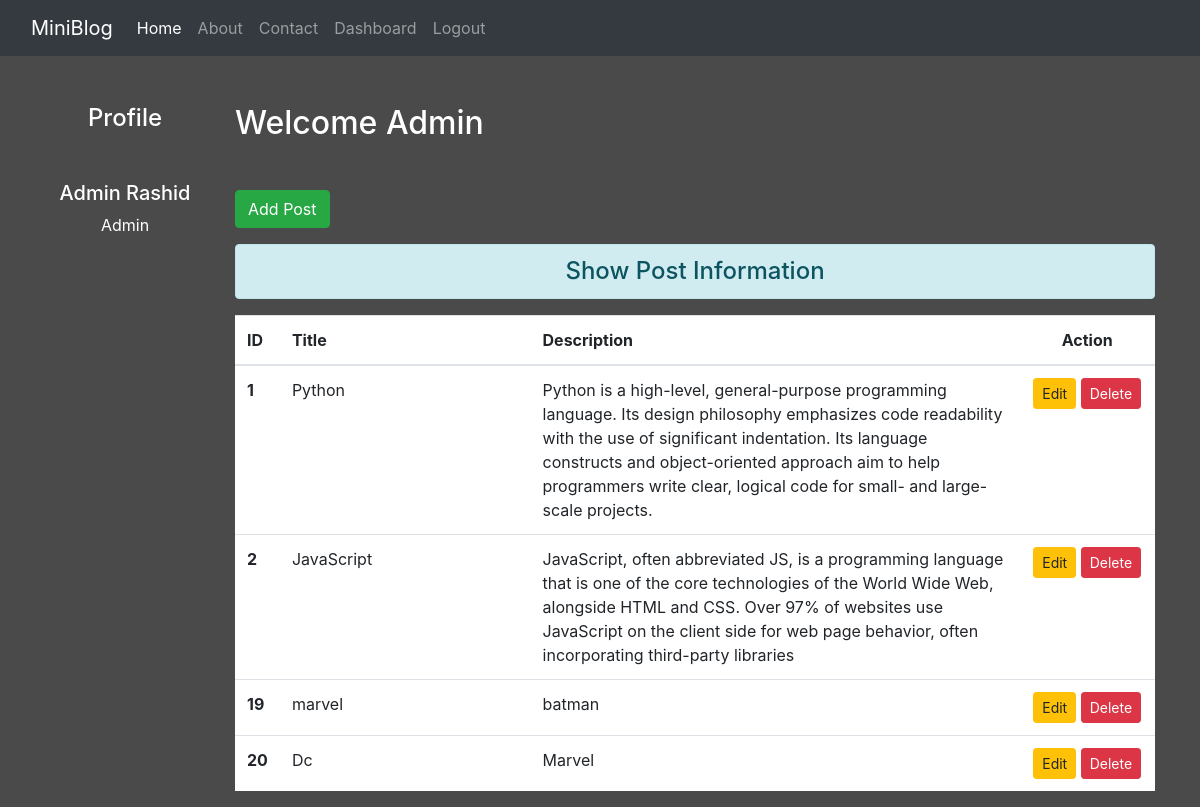
The page /dashboard/ (signed in) on the database its author committed.
### blog/models.py (models this page shows)
class Post(models.Model):
    title = models.CharField(max_length=150)
    desc = models.TextField()

### blog/views.py (the view)
# urls.py: path('dashboard/',views.dashboard,name="dashboard"),
def dashboard(request):
    if request.user.is_authenticated:
        posts = Post.objects.all()
        user = request.user
        full_name = user.get_full_name()
        gps = user.groups.all()
        return render(request,'blog/dashboard.html',{'posts':posts,'full_name':full_name,'groups':gps})
    else:
        return HttpResponseRedirect('/login/')

### blog/templates/blog/dashboard.html (shortened to what this page needs)
{% extends 'blog/base.html' %}
{% load static %}
{% block side %}
<div class="col-sm-2 text-white text-center">
  <h4 class="my-5 ">Profile</h4>
  <h5>{{full_name}}</h5>
  {% for group in groups %}
    <p >{{group.name}}</p>
  {% endfor %}
</div>
{% endblock side %}
{% block content %}
<div class="col-sm-10">
    <h2 class="text-white my-5">Welcome {{request.user.first_name}}</h2>
    <a href="{% url 'addpost' %}" class="btn btn-success">Add Post</a>
    <h4 class="alert alert-info mt-3 text-center">Show Post Information</h4>
    {% if posts %}
    <table class="table table-hover bg-white">
        <thead>
          <tr>
            <th scope="col" style="width:2%">ID</th>
            <th scope="col" style="width:28%">Title</th>
            <th scope="col" style="width:55%">Description</th>
            <th scope="col" style="width:15%" class="text-center">Action</th>
          </tr>
        </thead>
        <tbody>
            {% for post in posts %}
            <tr>
                <th scope="row">{{post.id}}</th>
                <td>{{post.title}}</td>
                <td>{{post.desc}}</td>
                <td class="text-center">
                    <a href="{% url 'updatepost' post.id %} " class="btn btn-warning btn-sm">Edit</a>
                    {% if perms.blog.delete_post %}
                    <form action="{% url 'deletepost' post.id %}" method="POST" class="d-inline">
                        <button type="submit" class="btn btn-danger btn-sm">Delete</button>
                    </form>
                    {% endif %}
                </td>
            </tr>
          {% endfor %}
        </tbody>
      </table>
      {% else %}
      <h4 class="text-center alert alert-warning">No Records</h4>
    {% endif %}
</div>
{% endblock content %}

### blog/templates/blog/base.html (shortened to what this page needs)
<!DOCTYPE html>
{% load static %}
<html lang="en">
<head>
    <link rel="stylesheet" href="{% static 'blog/css/bootstrap.css' %}">
    <link rel="stylesheet" href="{% static 'blog/css/all.min.css' %}">
    <link rel="stylesheet" href="{% static 'blog/css/style.css' %}">
</head>
<body>
    <div class="container-fluid bg-dark">
        {% include 'blog/navbar.html' %}
    </div>
    <div class="container">
        <div class="row">
            {% block side %}
            {% endblock side %}
            {% block content %}
            {% endblock content %}
        </div>
    </div>
</body>
</html>

### blog/templates/blog/navbar.html (shortened to what this page needs)
{% load static %}
<nav class="navbar navbar-expand-lg navbar-dark bg-dark ">
    <a class="navbar-brand" href="{% url 'home' %}">MiniBlog</a>
    <div class="collapse navbar-collapse" id="navbarSupportedContent">
      <ul class="navbar-nav mr-auto">
        <li class="nav-item active">
          <a class="nav-link" href="{% url 'home' %}">Home <span class="sr-only">(current)</span></a>
        </li>
        <li class="nav-item">
          <a class="nav-link" href="{% url 'about' %}">About</a>
        </li>
        <li class="nav-item">
          <a class="nav-link" href="{% url 'contact' %}">Contact</a>
        </li>
        {% if request.user.is_authenticated %}
        <li class="nav-item">
          <a class="nav-link" href="{% url 'dashboard' %}">Dashboard</a>
        </li>
        <li class="nav-item">
          <a class="nav-link" href="{% url 'logout' %}">Logout</a>
        </li>
        {% endif %}
      </ul>
    </div>
  </nav>

### blog/static/blog/css/style.css (style rules this page uses)
body { background-color: rgb(75, 74, 74); color: antiquewhite; }

### rows shown on the page
Post: id "1", title "Python", desc "Python is a high-level, general-purpose programming language. Its design philosophy emphasizes code readability with the use of significant indentation. Its language constructs and object-oriented approach aim to help programmers write clear, logical code for small- and large-scale projects."
Post: id "2", title "JavaScript", desc "JavaScript, often abbreviated JS, is a programming language that is one of the core technologies of the World Wide Web, alongside HTML and CSS. Over 97% of websites use JavaScript on the client side for web page behavior, often incorporating third-party libraries"
Post: id "19", title "marvel", desc "batman"
Post: id "20", title "Dc", desc "Marvel"

### other values the page prints
{{ full_name }} "Admin Rashid"
{{ group.name }} "Admin"
{{ request.user.first_name }} "Admin"
